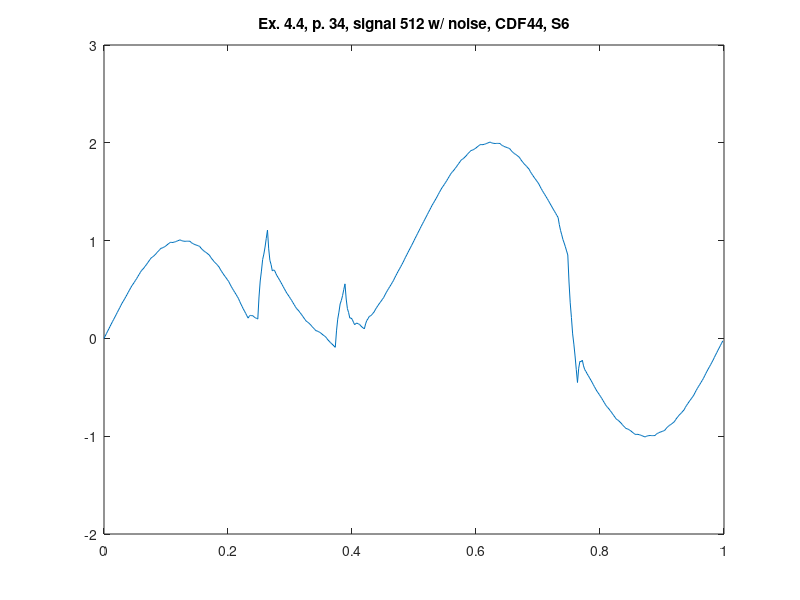

Here is the MATLAB script that generated this plot:
%% ========================================================================
%% Programmatic octave notes on "Ripples in Mathematics" by A. Jensen
%% and A. la Cour-Harbo written with a deep gratitude to the authors for
%% this wonderful text. 
%% 
%% Reconstruction of graphs in ex 4.4, p.34, CDF44, 3 scales, S6.
%%
%% Author: Vladimir Kulyukin
%% 
%% NB: I have tested this code in Octave 4.
%% =========================================================================
t = (1.0/512)*[0:511];

%%y_ex_4_3_chirp_512_p33 = arrayfun(@(x) sin(x*x), t);

y_ex_4_4_512_with_noise_cdf44_s6_p34 = [
-3.0370737695340974E-4
0.02456149884062476
0.049140728331476105
0.07379658505530798
0.09816646505241305
0.12261297228249864
0.14713610674556482
0.17163870900343559
0.1948083624533225
0.21833517845986067
0.2422191570230502
0.26600743416761824
0.2901528738688378
0.31420261215143586
0.33815664901541265
0.3621363289972234
0.3824340561643049
0.4037183596146625
0.42598923934829647
0.44799576676355474
0.4709888704620895
0.49371762184224843
0.516182020904032
0.5387172529560413
0.5553630235683829
0.5735868706173375
0.5933887941029056
0.6127678732816884
0.6337250288970847
0.6542593402056958
0.6743708072075216
0.6945955749998746
0.7069497014278996
0.7214127598534111
0.7379847502764095
0.753991654073789
0.7721074898686555
0.789658239037903
0.8066439015815319
0.8237809786301485
0.831368698723502
0.8415151613012548
0.8542203663634069
0.866239958443225
0.8808182930074426
0.8947110145893259
0.9079181231888754
0.9213089412333615
0.9238386631640982
0.9292786070274308
0.9376287728233595
0.9451991470026535
0.9556797431145436
0.965380547609799
0.9743015604884202
0.9834315179009829
0.9808060258739892
0.9813303970309892
0.9850046313719836
0.9878348624165579
0.9938149566451269
0.9989510475772757
1.003243135213005
1.007761372850419
1.0000815630518989
0.9956702102130737
0.9945273143339438
0.9925086380519673
0.9937584187296865
0.9941324190045593
0.9936306388765856
0.9933635234003017
0.980924526613926
0.9717469755949566
0.965830870343394
0.9590408633322965
0.9555123020886062
0.951109839085381
0.9458334743226215
0.9407912708305931
0.9240711107269923
0.9104800496667076
0.9000180876497399
0.888717686071078
0.8805463835357334
0.8715366414386947
0.8616884597799623
0.8520649373246878
0.8317061602798692
0.8142238860328613
0.7996181145836644
0.784241586532768
0.771741561279683
0.7584707794248984
0.7444292409684145
0.7305942261209166
0.7073792085193792
0.6866775550807882
0.668489265805144
0.6496275226317527
0.6332791436213084
0.6162573107131171
0.5985620239071788
0.5810471885292814
0.5558680704783201
0.5327425907801698
0.5116707494348312
0.49004863735131077
0.47048016362060224
0.450361419151712
0.4296924039446406
0.4091708333374831
0.37957726547318427
0.3524145319476738
0.3276826327609517
0.3022993934762174
0.27934698853027173
0.2557432434863137
0.23148815834434347
0.20740759925563362
0.22750671035514947
0.23576791450585682
0.2321912117077558
0.23178646651666274
0.21954381437676135
0.21047311984386788
0.20457438291798247
0.19782572251287342
0.4236811251239584
0.5872104568936561
0.688413717821967
0.8063171990996322
0.8618946095359103
0.9341722403215428
1.0231500914565301
1.1076531320354859
0.9156295840975749
0.7977011122384915
0.7538677164582362
0.6901806048795361
0.7005885693796644
0.6911428180813478
0.6618433509845867
0.6378636710027757
0.6175659438356945
0.5962816403853369
0.574010760651703
0.5520042332364447
0.5290111295379101
0.5062823781577509
0.4838179790959674
0.4612827470439577
0.4446369764316166
0.42641312938266185
0.4066112058970939
0.3872321267183109
0.36627497110291485
0.3457406597943038
0.3256291927924778
0.30540442500012466
0.2930502985720999
0.2785872401465883
0.26201524972358997
0.2460083459262103
0.22789251013134398
0.21034176096209634
0.19335609841846746
0.17621902136985035
0.16863130127649728
0.15848483869874463
0.1457796336365925
0.13376004155677437
0.11918170699255683
0.10528898541067326
0.09208187681112379
0.07869105876663758
0.07616133683590119
0.07072139297256873
0.0623712271766402
0.054800852997346106
0.04432025688545599
0.03461945239020031
0.025698439511579085
0.016568482099016096
-8.851360212656974E-4
-0.01610843597684357
-0.02910141776771752
-0.042692011509688335
-0.05405228708695525
-0.06601017461531902
-0.0785656740947797
-0.09096104393455676
0.07710993163546877
0.19682509569194162
0.2681844482348618
0.3525007014221899
0.38846114309596563
0.43737848541414914
0.49925272837674084
0.557655180275253
0.4024488643562923
0.30447884527023056
0.26374512301706793
0.20767498124978195
0.20884113631539503
0.19467087186688478
0.1651641879042512
0.13976688516521185
0.15312038396037533
0.1560906367783904
0.1486776436192572
0.14404683283451453
0.1290327760726236
0.11680090168512319
0.10735120967201343
0.09715603413848957
0.148214729572854
0.18286049974809254
0.20109334466420525
0.22372401964893307
0.2299417693745351
0.24055734916875218
0.2555707590315845
0.26940577387908193
0.2926207914806199
0.31332244491921096
0.33151073419485527
0.35037247736824634
0.3667208563786908
0.38374268928688204
0.4014379760928203
0.4189528114707175
0.4441319295216791
0.46725740921982933
0.488329250565168
0.509951362648688
0.5295198363793969
0.549638580848287
0.5703075960553585
0.5908291666625156
0.6170047657768148
0.6416653725186426
0.6648109868879994
0.688362542240099
0.7103991052197276
0.7328416091820988
0.7556900541272132
0.7784297275138268
0.804595894096946
0.8298439345951906
0.8541738490085609
0.8787497745649229
0.9024075740364113
0.9263113846508912
0.9504612064083631
0.974545109678741
0.9996962926230462
1.0245614988406242
1.0491407283314755
1.0737965850553068
1.098166465052412
1.1226129722824978
1.1471361067455637
1.171638709003434
1.1948083624533214
1.2183351784598597
1.2422191570230492
1.266007434167617
1.2901528738688366
1.3142026121514345
1.3381566490154113
1.362136328997222
1.3824340561643038
1.4037183596146616
1.4259892393482954
1.4479957667635532
1.4709888704620884
1.4937176218422472
1.5161820209040306
1.5387172529560396
1.5553630235683817
1.5735868706173366
1.5933887941029048
1.6127678732816872
1.633725028897084
1.6542593402056949
1.674370807207521
1.6945955749998733
1.706949701427899
1.7214127598534106
1.737984750276409
1.7539916540737883
1.772107489868655
1.7896582390379026
1.8066439015815312
1.823780978630148
1.8313686987235016
1.8415151613012541
1.8542203663634058
1.866239958443223
1.8808182930074415
1.894711014589325
1.907918123188874
1.9213089412333597
1.9238386631640971
1.92927860702743
1.9376287728233585
1.9451991470026522
1.9556797431145432
1.965380547609799
1.9743015604884198
1.9834315179009825
1.9808060258739888
1.9813303970309886
1.9850046313719831
1.9878348624165576
1.9938149566451266
1.9989510475772754
2.0032431352130042
2.007761372850417
2.000081563051898
1.9956702102130732
1.994527314333943
1.9925086380519663
1.9937584187296862
1.9941324190045586
1.9936306388765852
1.9933635234003009
1.9809245266139255
1.971746975594956
1.9658308703433938
1.9590408633322962
1.9555123020886058
1.9511098390853803
1.9458334743226204
1.9407912708305917
1.9240711107269914
1.910480049666707
1.9000180876497397
1.888717686071078
1.8805463835357332
1.8715366414386942
1.8616884597799621
1.8520649373246876
1.8317061602798694
1.814223886032861
1.799618114583664
1.784241586532767
1.7717415612796827
1.7584707794248977
1.744429240968414
1.7305942261209157
1.7073792085193789
1.6866775550807875
1.6684892658051433
1.6496275226317518
1.633279143621308
1.6162573107131164
1.5985620239071778
1.58104718852928
1.5558680704783194
1.5327425907801695
1.511670749434831
1.4900486373513107
1.4704801636206022
1.450361419151712
1.4296924039446404
1.4091708333374826
1.3864132029731842
1.3642547230150388
1.3426953934630474
1.320975522043582
1.299854801030271
1.278573538149486
1.2571317334012275
1.2357329457167094
1.1633015014509567
1.10454421630376
1.0594610902751207
1.0107139843534891
0.975641037550415
0.9369041108543485
0.89450320426529
0.8530840581296424
0.5769262896299476
0.3636665454250936
0.21330482551508037
0.046089630789751396
-0.058227539640736806
-0.1793981848865407
-0.3174223049476604
-0.45093055004235777
-0.30524630900422034
-0.2343714691582134
-0.23830603050433702
-0.22219547321477331
-0.28089431711734025
-0.31954804238421997
-0.3381566490154123
-0.36213632899722314
-0.38243405616430465
-0.4037183596146623
-0.4259892393482963
-0.44799576676355457
-0.4709888704620892
-0.4937176218422481
-0.5161820209040315
-0.5387172529560408
-0.5553630235683826
-0.5735868706173374
-0.5933887941029055
-0.6127678732816881
-0.6337250288970845
-0.6542593402056954
-0.6743708072075214
-0.6945955749998745
-0.7069497014278994
-0.721412759853411
-0.7379847502764096
-0.7539916540737892
-0.7721074898686555
-0.789658239037903
-0.8066439015815319
-0.8237809786301485
-0.831368698723502
-0.8415151613012548
-0.8542203663634069
-0.866239958443225
-0.8808182930074426
-0.8947110145893259
-0.9079181231888754
-0.9213089412333615
-0.923838663164098
-0.9292786070274306
-0.9376287728233592
-0.9451991470026531
-0.9556797431145434
-0.9653805476097987
-0.9743015604884202
-0.9834315179009827
-0.9808060258739891
-0.9813303970309893
-0.9850046313719834
-0.9878348624165577
-0.9938149566451269
-0.9989510475772757
-1.003243135213005
-1.007761372850419
-1.0000815630518989
-0.9956702102130737
-0.9945273143339438
-0.9925086380519673
-0.9937584187296865
-0.9941324190045593
-0.9936306388765859
-0.9933635234003019
-0.9809245266139262
-0.9717469755949567
-0.9658308703433942
-0.9590408633322968
-0.9555123020886065
-0.9511098390853813
-0.9458334743226218
-0.9407912708305932
-0.9240711107269926
-0.9104800496667078
-0.9000180876497401
-0.8887176860710783
-0.8805463835357336
-0.8715366414386949
-0.8616884597799626
-0.852064937324688
-0.8317061602798695
-0.8142238860328617
-0.7996181145836649
-0.7842415865327688
-0.7717415612796835
-0.7584707794248988
-0.744429240968415
-0.7305942261209173
-0.7073792085193797
-0.6866775550807886
-0.6684892658051445
-0.6496275226317532
-0.6332791436213089
-0.6162573107131175
-0.5985620239071793
-0.5810471885292818
-0.5558680704783203
-0.5327425907801702
-0.5116707494348314
-0.49004863735131104
-0.4704801636206024
-0.45036141915171224
-0.4296924039446406
-0.40917083333748305
-0.3829952342231844
-0.3583346274813567
-0.33518901311200006
-0.31163745775990037
-0.289600894780272
-0.26715839081790055
-0.2443099458727862
-0.22157027248617245
-0.19540410590305368
-0.17015606540480915
-0.14582615099143892
-0.1212502254350766
-0.09759242596358866
-0.07368861534910866
-0.049538793591636654
-0.025454890321258396
];

figure;
plot(t, y_ex_4_4_512_with_noise_cdf44_s6_p34);
xlim([0 1]);
title('Ex. 4.4, p. 34, signal 512 w/ noise, CDF44, S6');
